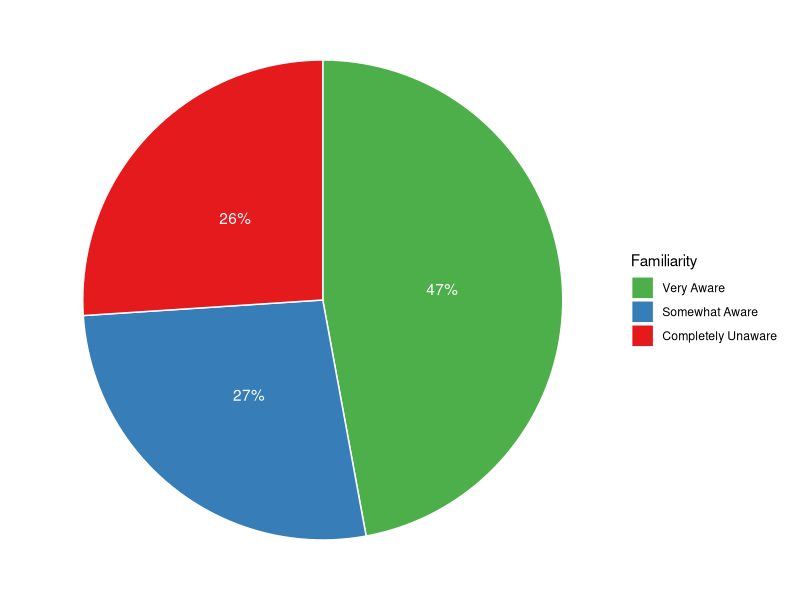

The R script that drew this image:
## ---- chunk 1
knitr::opts_chunk$set(echo = TRUE)
## ---- chunk 2
library(tidyverse)
## ---- chunk 3
data <- read_csv("../data/figure-1-data.csv", col_types="fi")

pie_data <- data %>%
  mutate(proportion=count/sum(count)) %>%
  arrange(desc(proportion)) %>%
  mutate(lab.ypos = cumsum(proportion) - 0.5*proportion)

ggplot(pie_data, aes(x=2, y=proportion, fill=familiarity)) +
  geom_bar(stat="identity", color="white") +
  coord_polar(theta="y", start=0) +
  geom_text(aes(y=lab.ypos, label=paste(round(proportion*100), "%", sep="")), color="white") +
  scale_fill_brewer(palette="Set1", name="Familiarity", guide=guide_legend(reverse=TRUE)) +
  theme_void()
